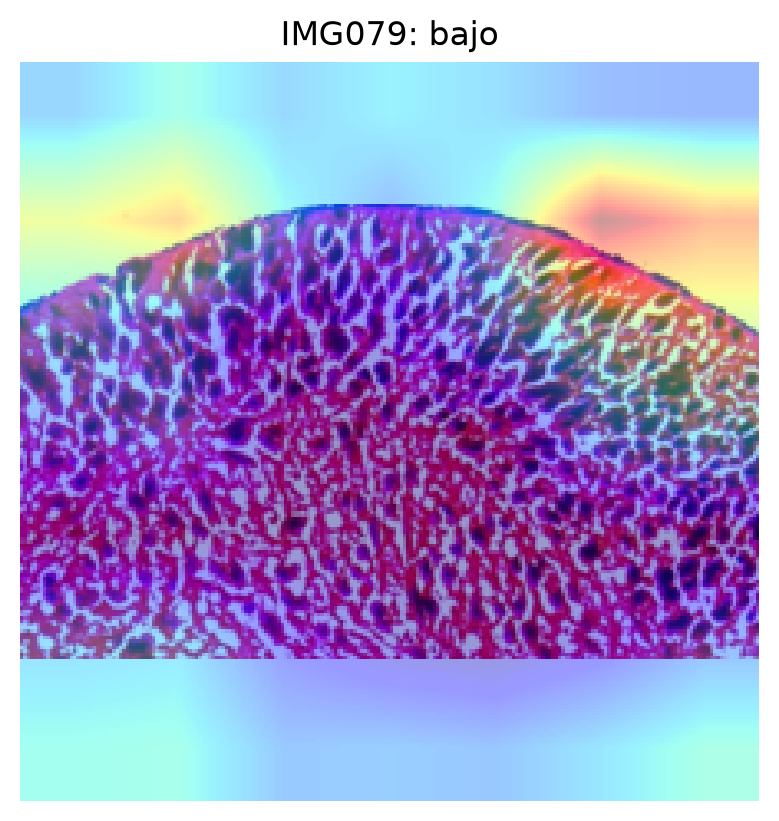
#> input picture reports/gradcam_IMG079.png, 779 x 821 px
$ python -i medicion.py   (imports and definitions only)
#> lines starting #> are read from the running program, lines starting #| are printed output that depends on the picture; after the words box and inside, x2 and y2 are one past the last pixel; in counts of white or black regions, pixels touching at a corner belong together
#> further down, picture is the input picture: shape (821, 779, 3); mean B, G, R 204.1, 156.2, 163.6
import numpy as np
from PIL import Image
from scipy.ndimage import binary_closing, binary_fill_holes
from skimage.color import rgb2hed
from skimage.filters import threshold_otsu


def porcentaje_area(imagen: Image.Image) -> float:
    hsv = np.array(imagen.convert("RGB").convert("HSV"))
    H, S, V = hsv[..., 0], hsv[..., 1], hsv[..., 2]

    naranja = (H <= 27) & (S >= 40) & (V >= 89)
    magenta = (H >= 198) & (S >= 85) & (V >= 89)
    tejido = (S >= 20) & (V >= 20)
    brillante = V > 215
    tenido = (naranja | magenta) & (~brillante | (S >= 100))

    return float(tenido.sum() / tejido.sum() * 100)


def porcentaje_dab(rgb, umbral=0.025):
#> called with umbral = 0.025
    gris = rgb.mean(axis=2)
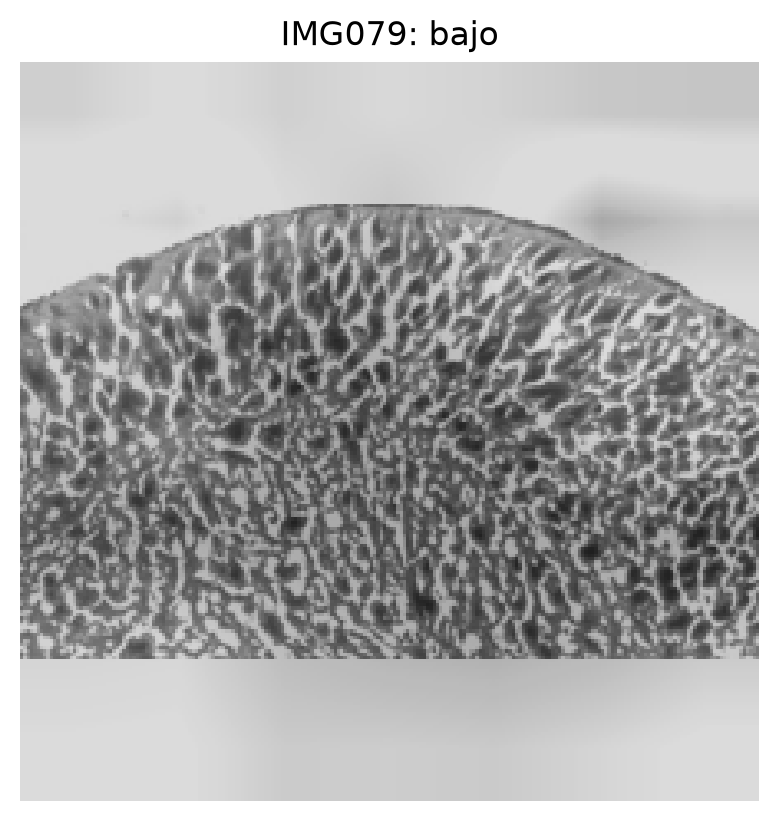
#> gris: shape (821, 779) float64; min 0, max 255, mean 174.6
    tejido = binary_fill_holes(
        binary_closing(gris < threshold_otsu(gris), iterations=3)
    )
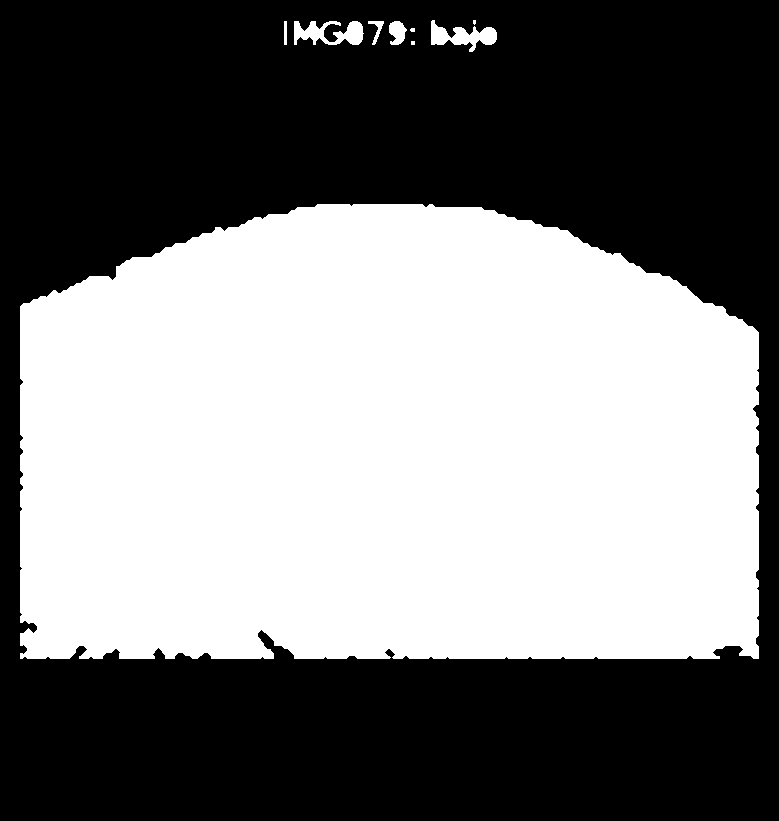
#> tejido: shape (821, 779) bool; 48.1% white; 9 white regions (3 under 20 px), largest, box (x1, y1, x2, y2) and area: (20, 204, 759, 659) 304813, (294, 21, 364, 45) 1021, (431, 20, 497, 52) 1003, (389, 21, 407, 45) 306, (368, 21, 384, 45) 134, (284, 21, 287, 45) 72
    cafe = rgb2hed(rgb)[:, :, 2] >= umbral
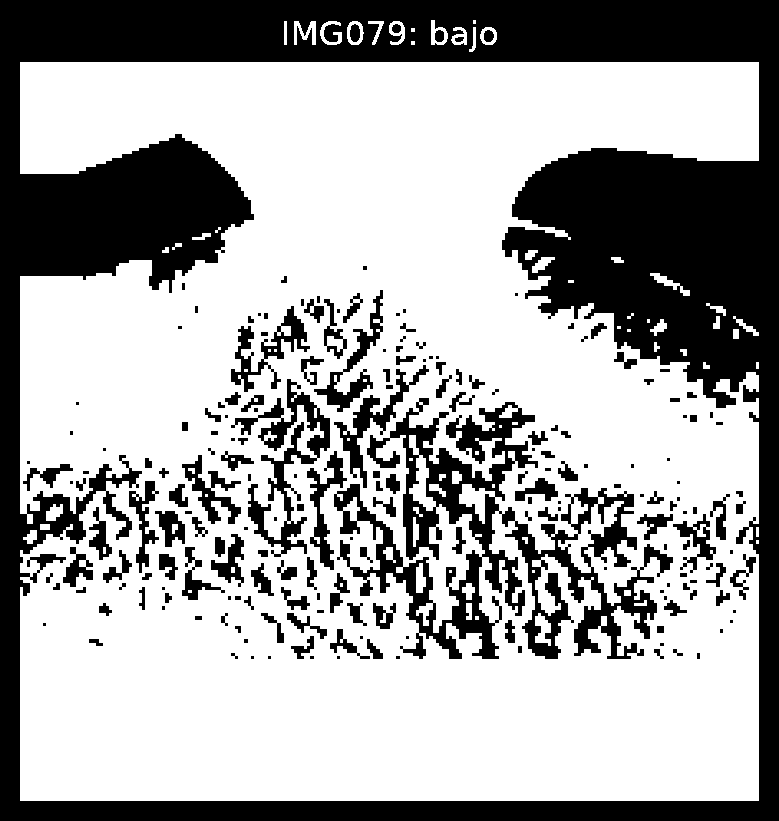
#> cafe: shape (821, 779) bool; 65.2% white; 205 black regions (61 under 20 px), largest, box (x1, y1, x2, y2) and area: (0, 0, 779, 821) 163087, (334, 398, 673, 659) 26666, (231, 379, 330, 557) 4536
    return float((cafe & tejido).sum() / tejido.sum() * 100)

>>> import cv2
>>> picture = cv2.imread('../../reports/gradcam_IMG079.png')
>>> result = porcentaje_dab(picture)
#> result = 72.98

$ run again, on reports/gradcam_IMG110.png
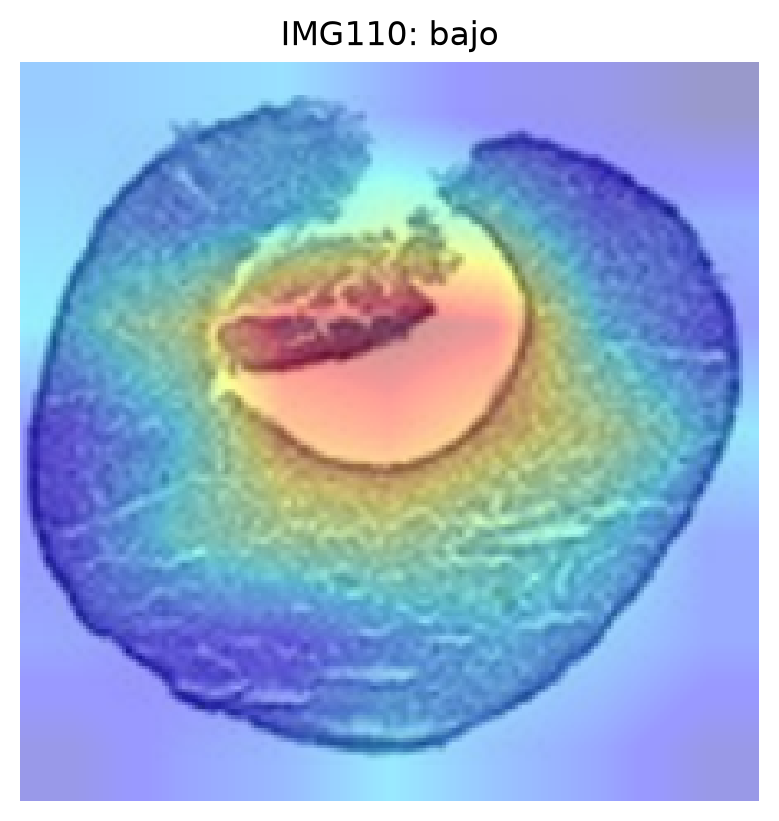
#> input picture reports/gradcam_IMG110.png, 779 x 821 px
#> picture is the input picture: shape (821, 779, 3); mean B, G, R 209.4, 175.4, 152.4
#> in porcentaje_dab, `tejido = binary_fill_holes( binary_closing(gris < threshold_otsu(gris)..`:
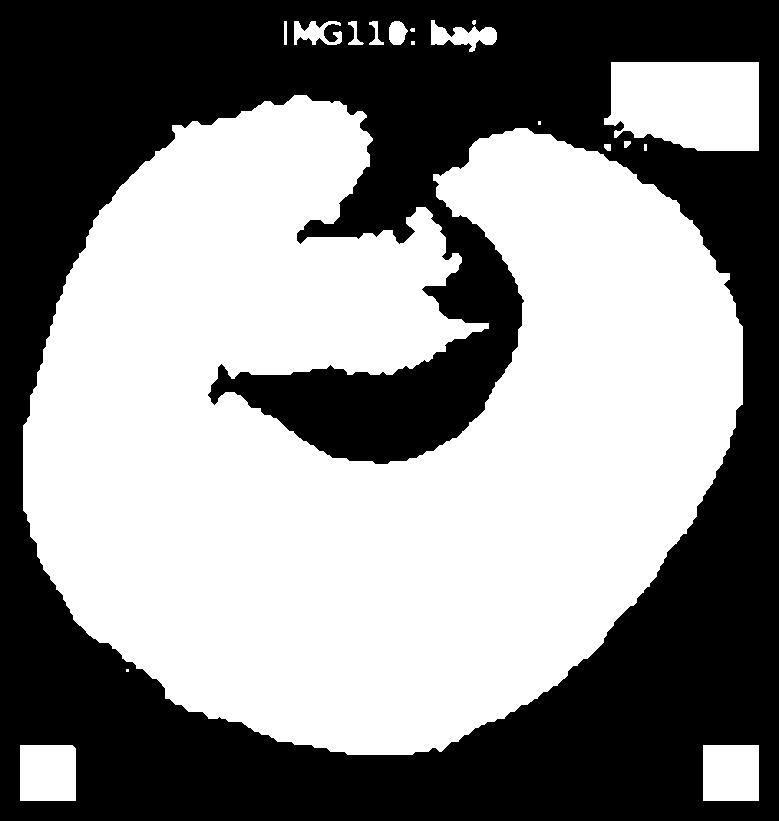
#> tejido: shape (821, 779) bool; 54.1% white; 1 black region, box (x1, y1, x2, y2) and area: (0, 0, 779, 821) 293842
#> in porcentaje_dab, `cafe = rgb2hed(rgb)[:, :, 2] >= umbral`:
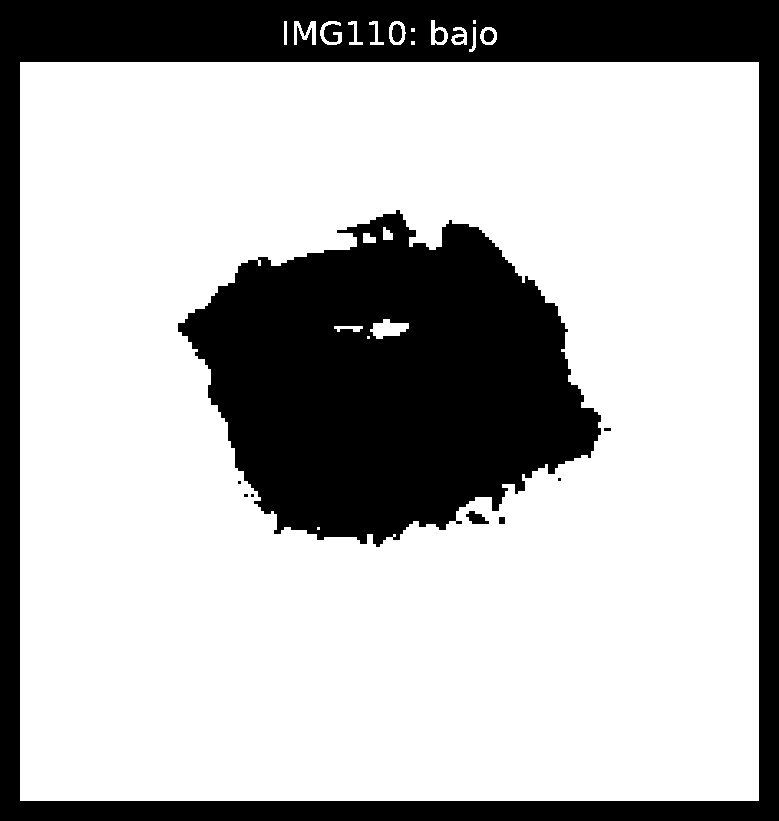
#> cafe: shape (821, 779) bool; 71.1% white; 13 black regions (4 under 20 px), largest, box (x1, y1, x2, y2) and area: (178, 210, 601, 547) 92506, (0, 0, 779, 821) 91393, (466, 511, 489, 524) 181
#> result = 81.13

$ run again, on reports/gradcam_IMG229.png
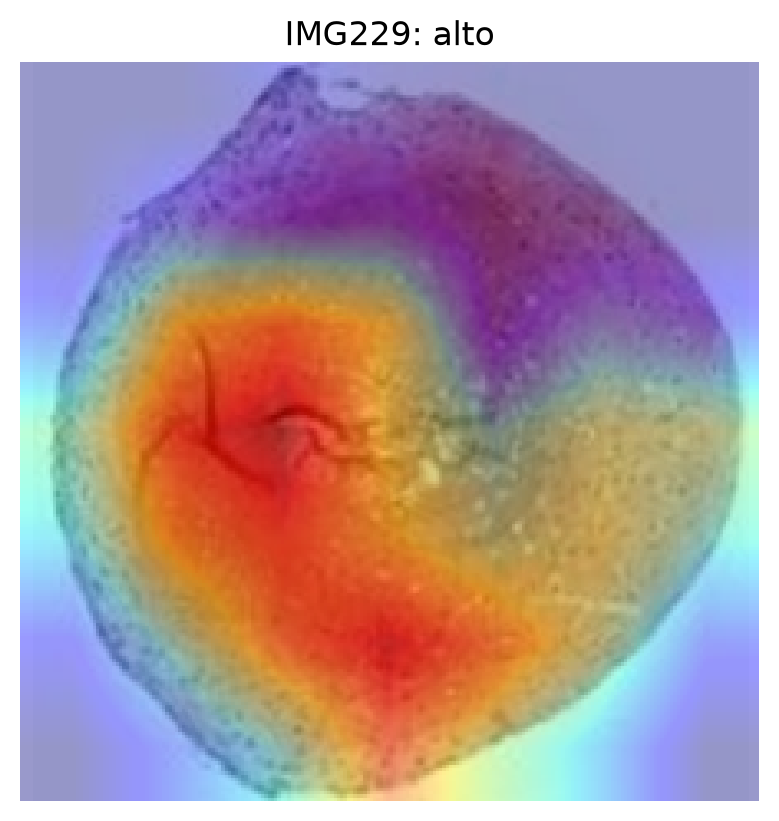
#> input picture reports/gradcam_IMG229.png, 779 x 821 px
#> picture is the input picture: shape (821, 779, 3); mean B, G, R 157.8, 151.6, 175.2
#> in porcentaje_dab, `tejido = binary_fill_holes( binary_closing(gris < threshold_otsu(gris)..`:
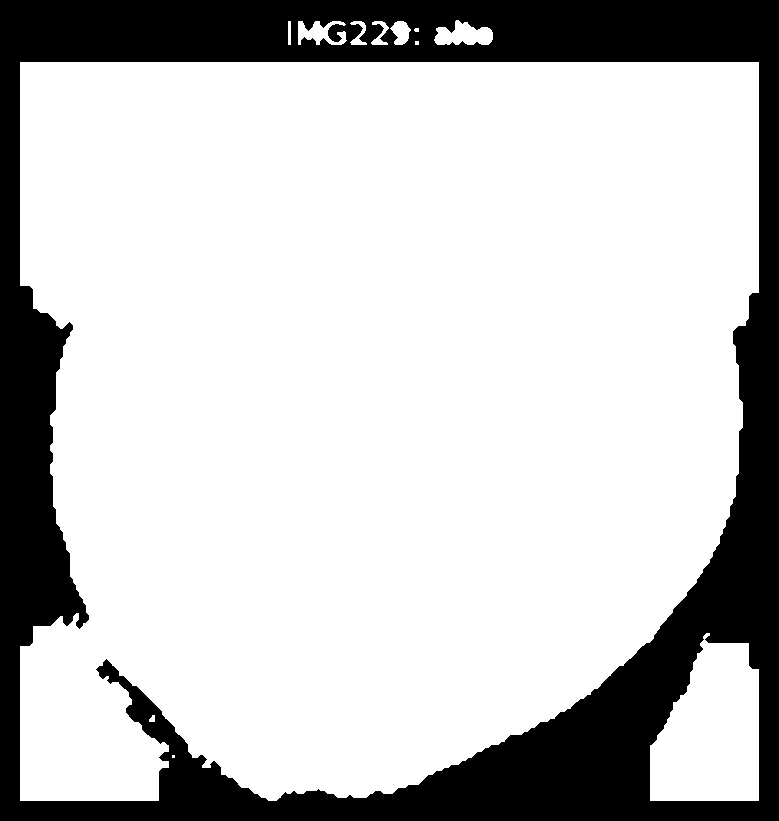
#> tejido: shape (821, 779) bool; 77.3% white; 1 black region, box (x1, y1, x2, y2) and area: (0, 0, 779, 821) 145330
#> in porcentaje_dab, `cafe = rgb2hed(rgb)[:, :, 2] >= umbral`:
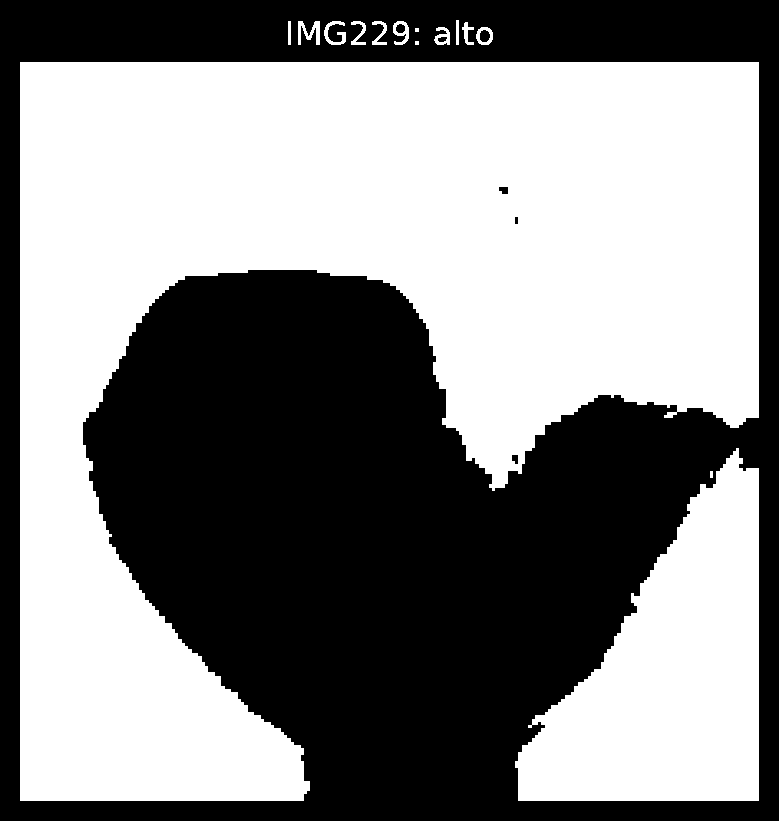
#> cafe: shape (821, 779) bool; 52.3% white; 7 black regions, largest, box (x1, y1, x2, y2) and area: (0, 0, 779, 821) 305013, (480, 30, 490, 42) 97, (396, 24, 405, 33) 66
#> result = 57.93

$ run again, on reports/gradcam_IMG451.png
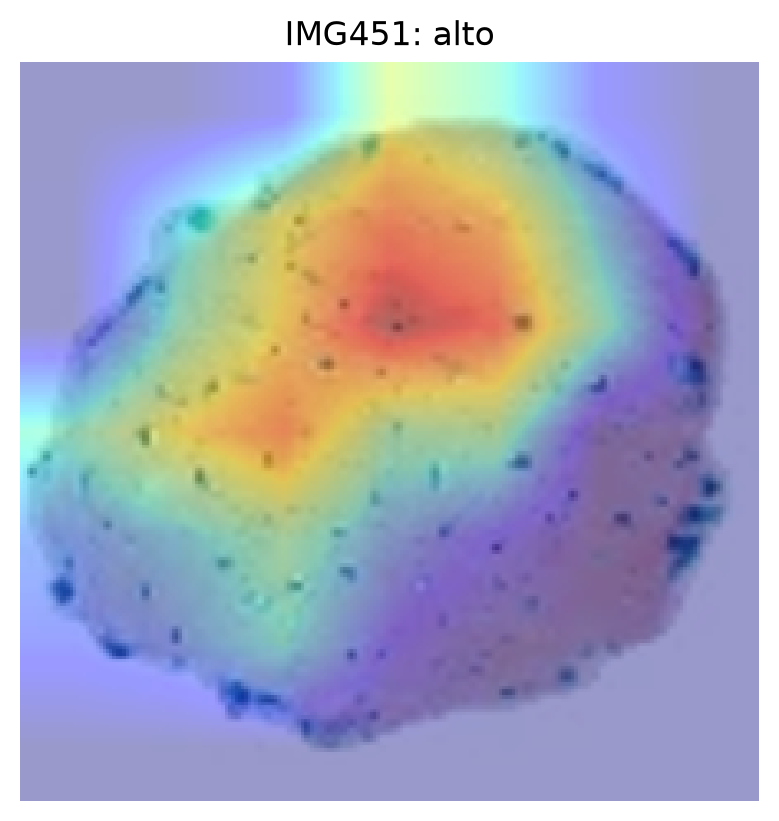
#> input picture reports/gradcam_IMG451.png, 779 x 821 px
#> picture is the input picture: shape (821, 779, 3); mean B, G, R 189.8, 171.2, 168.1
#> in porcentaje_dab, `tejido = binary_fill_holes( binary_closing(gris < threshold_otsu(gris)..`:
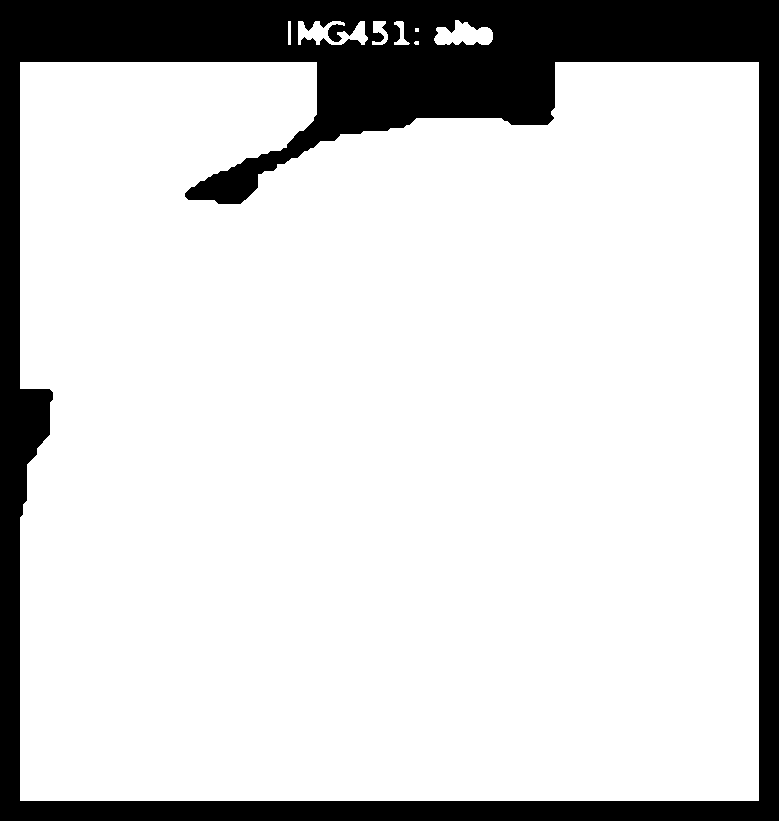
#> tejido: shape (821, 779) bool; 82.6% white; 1 black region, box (x1, y1, x2, y2) and area: (0, 0, 779, 821) 111519
#> in porcentaje_dab, `cafe = rgb2hed(rgb)[:, :, 2] >= umbral`:
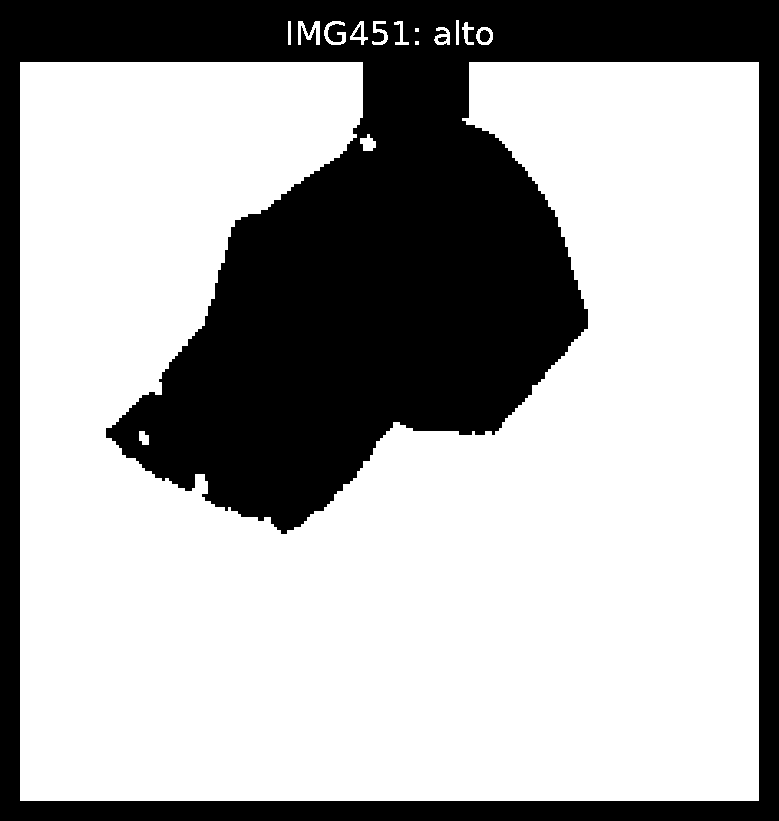
#> cafe: shape (821, 779) bool; 66.7% white; 4 black regions, box (x1, y1, x2, y2) and area: (0, 0, 779, 821) 212780, (480, 30, 490, 42) 97, (353, 25, 361, 37) 50, (438, 37, 447, 42) 36
#> result = 78.15
